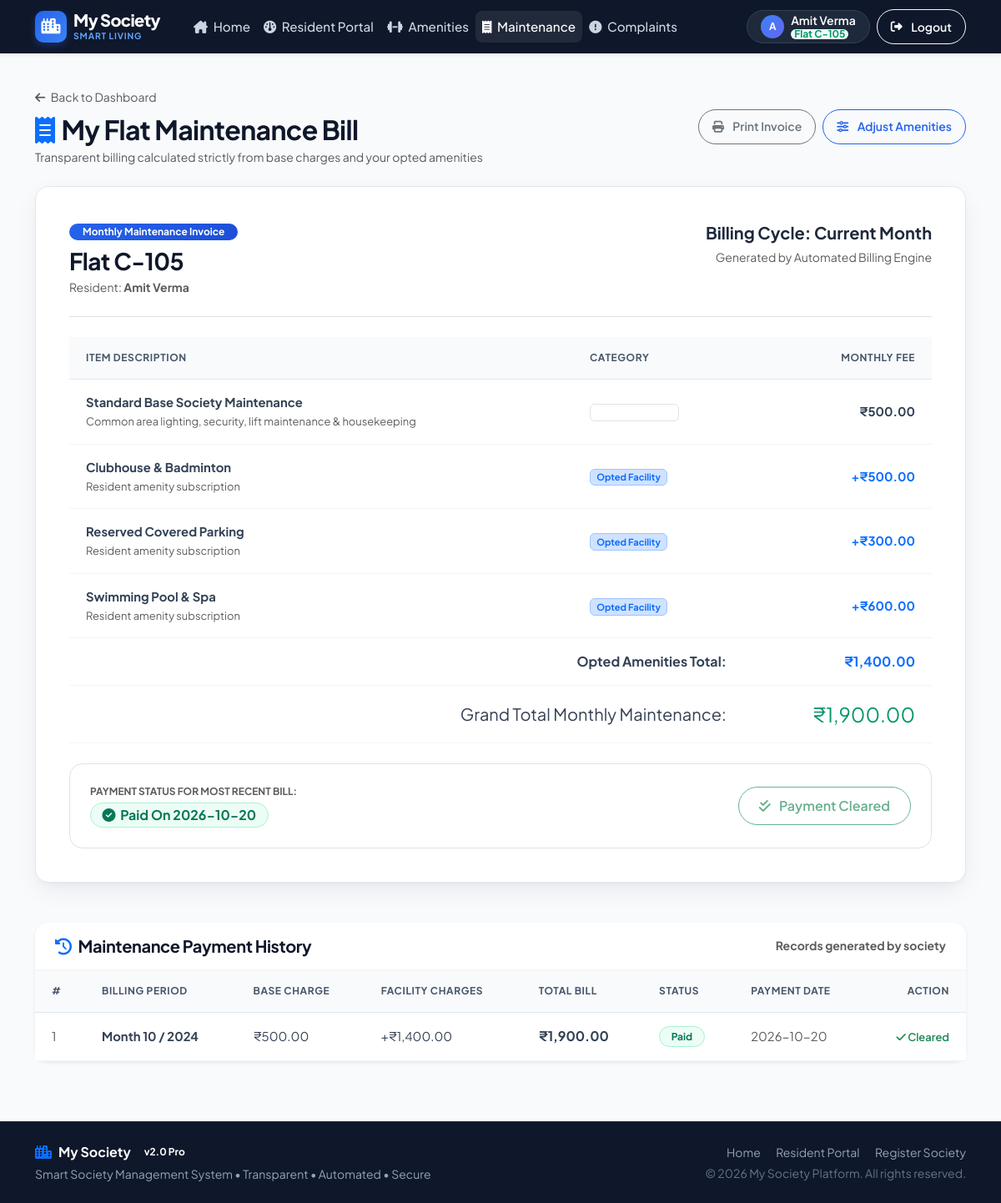
The app's page /member/my_maintenance (signed in) with its own data.
### tables this page shows
CREATE TABLE facilities (
            id INTEGER PRIMARY KEY AUTOINCREMENT,
            name TEXT NOT NULL,
            description TEXT,
            monthly_cost REAL NOT NULL DEFAULT 0,
            society_id INTEGER NOT NULL,
            created_at TIMESTAMP DEFAULT CURRENT_TIMESTAMP,
            FOREIGN KEY (society_id) REFERENCES societies(id)
        );

CREATE TABLE maintenance (
            id INTEGER PRIMARY KEY AUTOINCREMENT,
            user_id INTEGER NOT NULL,
            month INTEGER NOT NULL,
            year INTEGER NOT NULL,
            base_amount REAL DEFAULT 500,
            facility_charges REAL DEFAULT 0,
            total_amount REAL DEFAULT 0,
            paid_status TEXT DEFAULT 'Unpaid',
            paid_date TIMESTAMP,
            created_at TIMESTAMP DEFAULT CURRENT_TIMESTAMP,
            FOREIGN KEY (user_id) REFERENCES users(id)
        );

### app.py (the view)
@app.route('/member/my_maintenance')
@login_required
def my_maintenance():
    db = get_db()
    user_id = session['user_id']
    maintenance_records = db.execute('''
        SELECT * FROM maintenance
        WHERE user_id = ?
        ORDER BY year DESC, month DESC
    ''', (user_id,)).fetchall()
    my_facilities = db.execute('''
        SELECT f.name, f.monthly_cost
        FROM flat_facilities ff
        JOIN facilities f ON ff.facility_id = f.id
        WHERE ff.user_id = ?
        ORDER BY f.name ASC
    ''', (user_id,)).fetchall()
    total_facility_cost = sum(f['monthly_cost'] for f in my_facilities)
    base_amount = 500.0
    total = base_amount + total_facility_cost
    db.close()
    return render_template(
        'member/my_maintenance.html',
        records=maintenance_records,
        facilities=my_facilities,
        base_amount=base_amount,
        facility_cost=total_facility_cost,
        total=total
    )

### app.py (called while the page is built)
@app.context_processor
def inject_global_vars():
    return {
        'current_year': datetime.now().year,
        'current_month': datetime.now().month
    }

def login_required(f):
    from functools import wraps
    @wraps(f)
    def decorated_function(*args, **kwargs):
        if 'user_id' not in session:
            flash('Please log in to access this page.', 'warning')
            return redirect(url_for('login'))
        return f(*args, **kwargs)
    return decorated_function

### database.py (called while the page is built)
def get_db():
    conn = sqlite3.connect(DATABASE)
    conn.row_factory = sqlite3.Row
    conn.execute('PRAGMA foreign_keys = ON')
    return conn

### templates/member/my_maintenance.html (shortened to what this page needs)
{% extends 'base.html' %}
{% block content %}
<div class="container py-4">
    <div class="d-flex flex-wrap justify-content-between align-items-center gap-3 mb-4">
        <div>
            <a href="{{ url_for('member_dashboard') }}" class="text-decoration-none text-muted small">
                <i class="fa-solid fa-arrow-left me-1"></i> Back to Dashboard
            </a>
            <h2 class="fw-bold text-slate-900 mt-2 mb-1">
                <i class="fa-solid fa-receipt text-primary me-2"></i>My Flat Maintenance Bill
            </h2>
            <p class="text-muted small mb-0">Transparent billing calculated strictly from base charges and your opted amenities</p>
        </div>
        <div class="d-flex gap-2">
            <button onclick="window.print()" class="btn btn-outline-secondary rounded-pill btn-sm px-3 d-none d-md-inline-flex">
                <i class="fa-solid fa-print me-1"></i> Print Invoice
            </button>
            <a href="{{ url_for('my_facilities') }}" class="btn btn-outline-primary rounded-pill btn-sm px-3">
                <i class="fa-solid fa-sliders me-1"></i> Adjust Amenities
            </a>
        </div>
    </div>
    <div class="invoice-box mb-5">
        <div class="d-flex flex-wrap justify-content-between align-items-start gap-3 pb-4 mb-4 border-bottom border-slate-200">
            <div>
                <span class="badge bg-primary-gradient px-3 py-1 rounded-pill text-xs mb-2">Monthly Maintenance Invoice</span>
                <h3 class="fw-bold text-slate-900 mb-1">Flat {{ session.flat_no or 'Unassigned' }}</h3>
                <p class="text-muted small mb-0">Resident: <strong>{{ session.user_name }}</strong></p>
            </div>
            <div class="text-md-end">
                <div class="fw-bold text-slate-700 fs-5 mb-1">Billing Cycle: Current Month</div>
                <div class="text-muted small">Generated by Automated Billing Engine</div>
            </div>
        </div>
        <div class="table-responsive mb-4">
            <table class="table table-pro">
                <thead>
                    <tr>
                        <th>Item Description</th>
                        <th>Category</th>
                        <th class="text-end">Monthly Fee</th>
                    </tr>
                </thead>
                <tbody>
                    <tr>
                        <td>
                            <div class="fw-bold text-slate-900">Standard Base Society Maintenance</div>
                            <small class="text-muted">Common area lighting, security, lift maintenance & housekeeping</small>
                        </td>
                        <td>
                            <span class="badge bg-slate-100 text-slate-700 border">Mandatory Fixed</span>
                        </td>
                        <td class="text-end fw-bold text-slate-900">
                            ₹{{ "{:,.2f}".format(base_amount) }}
                        </td>
                    </tr>
                    {% if facilities %}
                        {% for f in facilities %}
                        <tr>
                            <td>
                                <div class="fw-bold text-slate-900">{{ f.name }}</div>
                                <small class="text-muted">Resident amenity subscription</small>
                            </td>
                            <td>
                                <span class="badge bg-primary-subtle text-primary border border-primary-subtle">Opted Facility</span>
                            </td>
                            <td class="text-end fw-bold text-primary">
                                +₹{{ "{:,.2f}".format(f.monthly_cost) }}
                            </td>
                        </tr>
                        {% endfor %}
                    {% else %}
                        <tr>
                            <td colspan="3" class="text-muted small py-3">
                                <em>No extra amenities opted. Only standard base fee applies.</em>
                            </td>
                        </tr>
                    {% endif %}
                </tbody>
                <tfoot>
                    <tr class="border-top border-slate-300">
                        <td colspan="2" class="text-end fw-bold fs-6 text-slate-700">Opted Amenities Total:</td>
                        <td class="text-end fw-bold fs-6 text-primary">₹{{ "{:,.2f}".format(facility_cost) }}</td>
                    </tr>
                    <tr class="bg-slate-50">
                        <td colspan="2" class="text-end fw-extrabold fs-5 text-slate-900">Grand Total Monthly Maintenance:</td>
                        <td class="text-end fw-extrabold fs-4 text-emerald">₹{{ "{:,.2f}".format(total) }}</td>
                    </tr>
                </tfoot>
            </table>
        </div>
        {% set latest_rec = records[0] if records else None %}
        <div class="p-4 rounded-4 bg-slate-50 border border-slate-200 d-flex flex-wrap justify-content-between align-items-center gap-3">
            <div>
                <span class="text-xs text-muted text-uppercase fw-bold d-block mb-1">Payment Status for Most Recent Bill:</span>
                {% if latest_rec %}
                    {% if latest_rec.paid_status == 'Paid' %}
                        <span class="badge badge-pill-status badge-status-paid fs-6">
                            <i class="fa-solid fa-circle-check"></i> Paid on {{ latest_rec.paid_date[:10] if latest_rec.paid_date else 'Verified' }}
                        </span>
                    {% else %}
                        <span class="badge badge-pill-status badge-status-unpaid fs-6">
                            <i class="fa-solid fa-clock"></i> Unpaid • Due Now
                        </span>
                    {% endif %}
                {% else %}
                    <span class="badge bg-slate-200 text-slate-700 fs-6">Bill pending generation</span>
                {% endif %}
            </div>
            <div>
                {% if latest_rec and latest_rec.paid_status != 'Paid' %}
                    <form method="POST" action="{{ url_for('pay_maintenance', maintenance_id=latest_rec.id) }}">
                        <button type="submit" class="btn btn-success btn-lg rounded-pill px-4 shadow">
                            <i class="fa-solid fa-credit-card me-1"></i> Pay Now (₹{{ "{:,.2f}".format(latest_rec.total_amount) }})
                        </button>
                    </form>
                {% elif latest_rec and latest_rec.paid_status == 'Paid' %}
                    <button class="btn btn-outline-success rounded-pill px-4" disabled>
                        <i class="fa-solid fa-check-double me-1"></i> Payment Cleared
                    </button>
                {% endif %}
            </div>
        </div>
    </div>
    <div class="card shadow-sm border-0">
        <div class="card-header bg-white py-3 d-flex justify-content-between align-items-center">
            <h5 class="fw-bold mb-0 text-slate-900">
                <i class="fa-solid fa-clock-rotate-left text-primary me-2"></i>Maintenance Payment History
            </h5>
            <span class="text-muted small">Records generated by society</span>
        </div>
        <div class="card-body p-0">
            {% if records %}
                <div class="table-responsive">
                    <table class="table table-pro mb-0">
                        <thead>
                            <tr>
                                <th>#</th>
                                <th>Billing Period</th>
                                <th>Base Charge</th>
                                <th>Facility Charges</th>
                                <th>Total Bill</th>
                                <th>Status</th>
                                <th>Payment Date</th>
                                <th class="text-end">Action</th>
                            </tr>
                        </thead>
                        <tbody>
                            {% for rec in records %}
                            <tr>
                                <td class="text-muted">{{ loop.index }}</td>
                                <td class="fw-bold text-slate-900">
                                    Month {{ rec.month }} / {{ rec.year }}
                                </td>
                                <td>₹{{ "{:,.2f}".format(rec.base_amount) }}</td>
                                <td>+₹{{ "{:,.2f}".format(rec.facility_charges) }}</td>
                                <td class="fw-bold text-slate-900 fs-6">
                                    ₹{{ "{:,.2f}".format(rec.total_amount) }}
                                </td>
                                <td>
                                    {% if rec.paid_status == 'Paid' %}
                                        <span class="badge badge-pill-status badge-status-paid">Paid</span>
                                    {% else %}
                                        <span class="badge badge-pill-status badge-status-unpaid">Unpaid</span>
                                    {% endif %}
                                </td>
                                <td class="text-muted small">
                                    {{ rec.paid_date[:10] if rec.paid_date else '-' }}
                                </td>
                                <td class="text-end">
                                    {% if rec.paid_status != 'Paid' %}
                                        <form method="POST" action="{{ url_for('pay_maintenance', maintenance_id=rec.id) }}" class="d-inline">
                                            <button type="submit" class="btn btn-sm btn-success rounded-pill px-3">
                                                Pay
                                            </button>
                                        </form>
                                    {% else %}
                                        <span class="text-success small fw-semibold"><i class="fa-solid fa-check"></i> Cleared</span>
                                    {% endif %}
                                </td>
                            </tr>
                            {% endfor %}
                        </tbody>
                    </table>
                </div>
            {% else %}
                <div class="p-5 text-center text-muted">
                    <i class="fa-solid fa-receipt fs-1 text-slate-300 mb-2 d-block"></i>
                    <p class="mb-0">No past maintenance records found yet.</p>
                </div>
            {% endif %}
        </div>
    </div>
</div>
{% endblock %}

### static/css/style.css (style rules this page uses)
:root { --primary: #2563eb; --primary-hover: #1d4ed8; --primary-light: #eff6ff; --primary-subtle: #dbeafe; --dark-slate: #0f172a; --dark-slate-lighter: #1e293b; --dark-slate-border: #334155; --slate-50: #f8fafc; --slate-100: #f1f5f9; --slate-200: #e2e8f0; --slate-300: #cbd5e1; --slate-400: #94a3b8; --slate-500: #64748b; --slate-600: #475569; --slate-700: #334155; --slate-800: #1e293b; --slate-900: #0f172a; --success: #10b981; --success-subtle: #ecfdf5; --warning: #f59e0b; --warning-subtle: #fffbeb; --danger: #ef4444; --danger-subtle: #fef2f2; --info: #06b6d4; --info-subtle: #ecfeff; --purple: #8b5cf6; --purple-subtle: #f5f3ff; --font-sans: 'Plus Jakarta Sans', system-ui, -apple-system, BlinkMacSystemFont, 'Segoe UI', Roboto, sans-serif; --radius-sm: 8px; --radius-md: 12px; --radius-lg: 16px; --radius-xl: 22px; --radius-full: 9999px; --shadow-soft: 0 4px 20px -2px rgba(15, 23, 42, 0.06); --shadow-card: 0 10px 30px -4px rgba(15, 23, 42, 0.08), 0 4px 6px -2px rgba(15, 23, 42, 0.03); --shadow-hover: 0 20px 35px -4px rgba(37, 99, 235, 0.12), 0 8px 12px -3px rgba(15, 23, 42, 0.06); }
body { font-family: var(--font-sans); background-color: #f8fafc; color: #1e293b; -webkit-font-smoothing: antialiased; -moz-osx-font-smoothing: grayscale; }
h1, h2, h3, h4, h5, h6 { font-weight: 700; color: #0f172a; letter-spacing: -0.02em; }
a { transition: all 0.2s ease-in-out; }
.text-xs { font-size: 0.75rem !important; }
.bg-primary-gradient { background: linear-gradient(135deg, #2563eb 0%, #1d4ed8 100%) !important; }
.text-emerald { color: #059669 !important; }
.card { border-radius: var(--radius-lg); border: 1px solid rgba(226, 232, 240, 0.85); background-color: #ffffff; box-shadow: var(--shadow-card); transition: transform 0.25s cubic-bezier(0.16, 1, 0.3, 1), box-shadow 0.25s cubic-bezier(0.16, 1, 0.3, 1); }
.card-header { background-color: #ffffff; border-bottom: 1px solid #f1f5f9; padding: 1.25rem 1.5rem; font-weight: 700; border-top-left-radius: var(--radius-lg) !important; border-top-right-radius: var(--radius-lg) !important; }
.card-body { padding: 1.5rem; }
.badge-pill-status { padding: 0.35rem 0.85rem; font-weight: 700; font-size: 0.75rem; border-radius: var(--radius-full); display: inline-flex; align-items: center; gap: 0.35rem; text-transform: capitalize; }
.badge-status-paid { background-color: #ecfdf5; color: #047857; border: 1px solid #a7f3d0; }
.table-pro { margin-bottom: 0; vertical-align: middle; }
.table-pro th { background-color: #f8fafc; color: #475569; font-size: 0.75rem; font-weight: 700; text-transform: uppercase; letter-spacing: 0.05em; padding: 1rem 1.25rem; border-bottom: 1px solid #e2e8f0; }
.table-pro td { padding: 1rem 1.25rem; color: #334155; font-size: 0.925rem; border-bottom: 1px solid #f1f5f9; }
.table-pro tbody tr { transition: background-color 0.15s ease; }
.btn { font-weight: 600; border-radius: 10px; padding: 0.6rem 1.25rem; transition: all 0.2s ease; display: inline-flex; align-items: center; justify-content: center; gap: 0.4rem; }
.btn-outline-primary { border-color: #2563eb; color: #2563eb; }
.invoice-box { background: #ffffff; border-radius: var(--radius-lg); border: 1px solid #e2e8f0; box-shadow: var(--shadow-card); padding: 2.5rem; position: relative; }

### records on screen
facilities: name "Clubhouse & Badminton", monthly_cost "500.00"
facilities: name "Reserved Covered Parking", monthly_cost "300.00"
facilities: name "Swimming Pool & Spa", monthly_cost "600.00"
maintenance: paid_date "2026-10-20", month "10", year "2024", base_amount "500.00", facility_charges "1,400.00", total_amount "1,900.00", paid_status "Paid"

### other values on screen
{{ session.user_name[:1]|upper }} "A"
{{ session.user_name }} "Amit Verma"
{{ session.flat_no or 'Resident' }} "C-105"
{{ session.flat_no or 'Unassigned' }} "C-105"
{{ "{:,.2f}".format(base_amount) }} "500.00"
{{ "{:,.2f}".format(facility_cost) }} "1,400.00"
{{ "{:,.2f}".format(total) }} "1,900.00"
